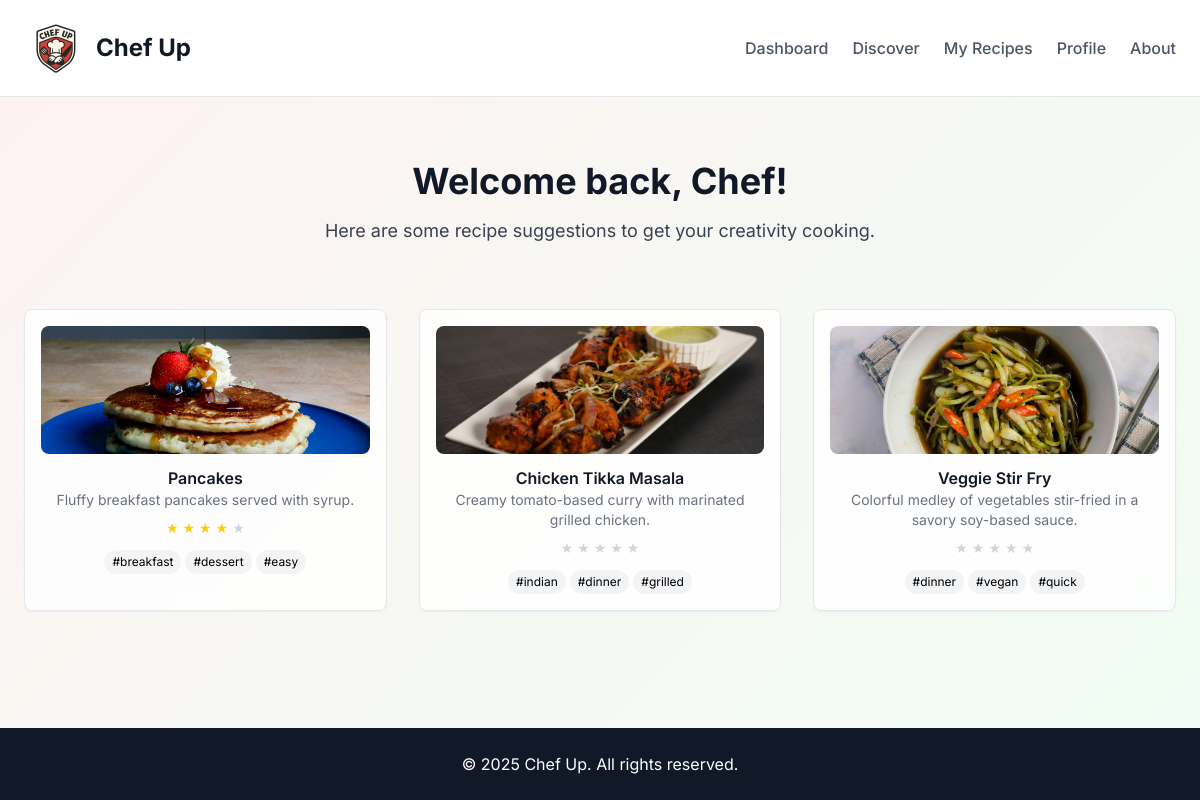
Screenshot of /dashboard/ (signed in) with the database file from the repository.
### application/models.py (models this page shows)
class Recipe(models.Model):
    title = models.CharField(max_length=255)
    description = models.TextField()
    ingredients = models.TextField()
    instructions = models.TextField()
    created_at = models.DateTimeField(auto_now_add=True)
    updated_at = models.DateTimeField(auto_now=True)
    author = models.ForeignKey(User, on_delete=models.CASCADE, related_name='recipes')
    avg_review = models.FloatField(default=0)
    is_public = models.BooleanField(default=True)

class RecipeImage(models.Model):
    recipe = models.ForeignKey(Recipe, on_delete=models.CASCADE, related_name='images')
    image = models.ImageField(upload_to='recipe_images/')
    uploaded_at = models.DateTimeField(auto_now_add=True)

class RecipeTag(models.Model):
    recipe = models.ForeignKey(Recipe, on_delete=models.CASCADE)
    tag = models.ForeignKey(Tag, on_delete=models.CASCADE)

class Tag(models.Model):
    name = models.CharField(max_length=50, unique=True)

### application/views.py (the view)
# urls.py: path('dashboard/', views.dashboard, name='dashboard'),
@login_required
def dashboard(request):
    user = request.user
    recipes = Recipe.objects.filter(is_public=True).order_by('-created_at')[:3]
    return render(request, 'dashboard.html', {'recipes': recipes, 'user': user})

### application/templates/dashboard.html
{% extends 'base_loggedin.html' %}
{% block content %}
  <main class="flex-grow">
    <section class="py-16 px-6 text-center">
      <div class="max-w-4xl mx-auto">
        <h2 class="text-4xl font-bold text-gray-900 mb-4">Welcome back, Chef!</h2>
        <p class="text-lg text-gray-700">Here are some recipe suggestions to get your creativity cooking.</p>
      </div>
    </section>
      <section class="pb-20 px-6">
    <div class="max-w-6xl mx-auto grid grid-cols-1 md:grid-cols-3 gap-8">
      {% for recipe in recipes %}
        {% include "recipe_card.html" with recipe=recipe %}
      {% endfor %}
    </div>
  </section>
  </main>
 {% endblock content %}

### application/templates/recipe_card.html
<a href="{% url 'recipe_detail' recipe.id %}" class="block card-hover h-full">
  <div class="bg-white/80 backdrop-blur rounded-lg shadow-sm border p-4 h-full flex flex-col justify-between">
    <div class="w-full h-32 mb-3 rounded-lg overflow-hidden">
      {% if recipe.images.first %}
        <img
          src="{{ recipe.images.first.image.url }}"
          alt="{{ recipe.title }}"
          class="w-full h-full object-cover object-center"
        >
      {% else %}
        <div class="w-full h-full bg-gradient-to-r from-red-200 to-red-300 flex items-center justify-center">
          <span class="text-red-800 font-semibold text-2xl">🍽️</span>
        </div>
      {% endif %}
    </div>
    <div class="text-center flex-grow">
      <h3 class="font-semibold text-gray-900">{{ recipe.title }}</h3>
      <p class="text-sm text-gray-500 mb-2 line-clamp-2">{{ recipe.description }}</p>
      <div class="flex justify-center mt-2 space-x-1">
        {% with total=5 %}
          {% for i in ""|center:total %}
            {% if recipe.avg_review >= forloop.counter %}
              <span class="text-sm text-yellow-400">★</span>
            {% else %}
              <span class="text-sm text-gray-300">★</span>
            {% endif %}
          {% endfor %}
        {% endwith %}
      </div>
      <div class="mt-3 flex flex-wrap justify-center gap-1">
        {% for tag in recipe.recipetag_set.all %}
          <span class="text-xs bg-gray-100 px-2 py-1 rounded-full hover:bg-gray-200">
            #{{ tag.tag.name }}
          </span>
        {% endfor %}
      </div>
    </div>
  </div>
</a>

### application/templates/base_loggedin.html (style rules this page uses)
body { font-family: 'Inter', sans-serif; }
.hero-gradient { background: linear-gradient(135deg, #fef2f2 0%, #f0fdf4 100%); }

### rows the page displays
Recipe: images.first.image (picture), title "Pancakes", description "Fluffy breakfast pancakes served with syrup.", avg_review 4 (drawn)
RecipeTag: tag.name "breakfast"
RecipeTag: tag.name "dessert"
RecipeTag: tag.name "easy"
Recipe: images.first.image (picture), title "Chicken Tikka Masala", description "Creamy tomato-based curry with marinated grilled chicken.", avg_review 0 (drawn)
RecipeTag: tag.name "indian"
RecipeTag: tag.name "dinner"
RecipeTag: tag.name "grilled"
Recipe: images.first.image (picture), title "Veggie Stir Fry", description "Colorful medley of vegetables stir-fried in a savory soy-based sauce.", avg_review 0 (drawn)
RecipeTag: tag.name "dinner"
RecipeTag: tag.name "vegan"
RecipeTag: tag.name "quick"
